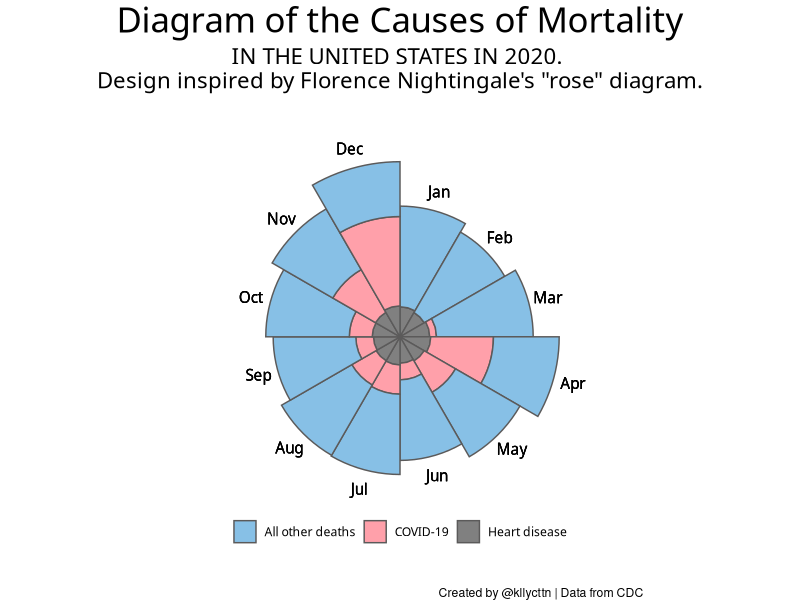
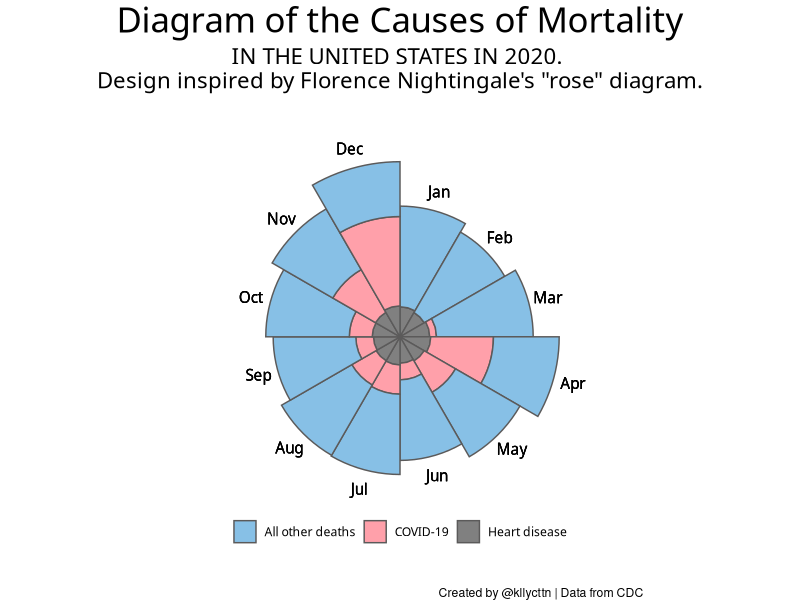

These figures' R source, in order:
# Day 3: Historical
# 04/03/2021
# https://github.com/Z3tt/30DayChartChallenge_2021
# Data: https://data.cdc.gov/NCHS/Monthly-Counts-of-Deaths-by-Select-Causes-2020-202/9dzk-mvmi

# Setup-----
library(tidyverse)

# Read data
deaths <- read_csv(here::here("code", "Day3", "Deaths_2020.csv")) %>% 
  select(-starts_with("flag")) 

colnames(deaths) <- c("data_date", "start_date", "end_date", "state", "year", "month", 
                      "all_cause", "natural_cause", "septicemia", "malignant_neoplasms", 
                      "diabetes", "alz_disease", "influenza_pneumonia", "chronic_lower_resp",
                      "other_resp", "nephritis","other", "heart_disease", "cv_disease", "accidents", 
                      "vehicle_accidents", "suicide", "homicide", "overdose", "covid_other", "covid_only")

dat <- deaths %>% 
  filter(state == "United States" & year == "2020") %>% 
  select(state, year, month, all_cause, heart_disease, starts_with("covid")) %>% 
  rowwise() %>% 
  mutate(covid = covid_other + covid_only,
         all_other = all_cause - covid - heart_disease) %>% 
  select(-c(all_cause, covid_other, covid_only)) %>% 
  pivot_longer(cols = c("heart_disease", "covid", "all_other"),
               names_to = "cause",
               values_to = "number") %>% 
  group_by(month) %>% 
  mutate(label_y = sum(number) + 40000,
         month = factor(month.abb[month], levels = month.abb))

ggplot(dat, aes(x = month, y = number, fill = cause)) +
  geom_col(color = "#5B5A5A",
           width = 1) +
  geom_text(aes(label = month, y = label_y), 
            family = "Deckhouse Regular") +
  scale_fill_manual(name = NULL,
                    values = c("#87c0e6", "#ffa0aa", "#808080"),
                    labels = c("All other deaths", "COVID-19", "Heart disease")) +
  labs(title = "Diagram of the Causes of Mortality",
       subtitle = "IN THE UNITED STATES IN 2020. \nDesign inspired by Florence Nightingale's \"rose\" diagram.",
       caption = "Created by @kllycttn | Data from CDC") +
  theme_void() + 
  theme(
    legend.position = c(.5,.1),
    legend.direction = "horizontal",
    legend.text = element_text(family = "Deckhouse Regular"),
    plot.title = element_text(family = "MFC Noir Monogram Solid", hjust = 0.5, size = 25),
    plot.subtitle = element_text(family = "Deckhouse Regular", hjust = 0.5, size = 16)
  ) +
  coord_polar()

ggsave(here::here("code", "Day3", "day3.png"))

